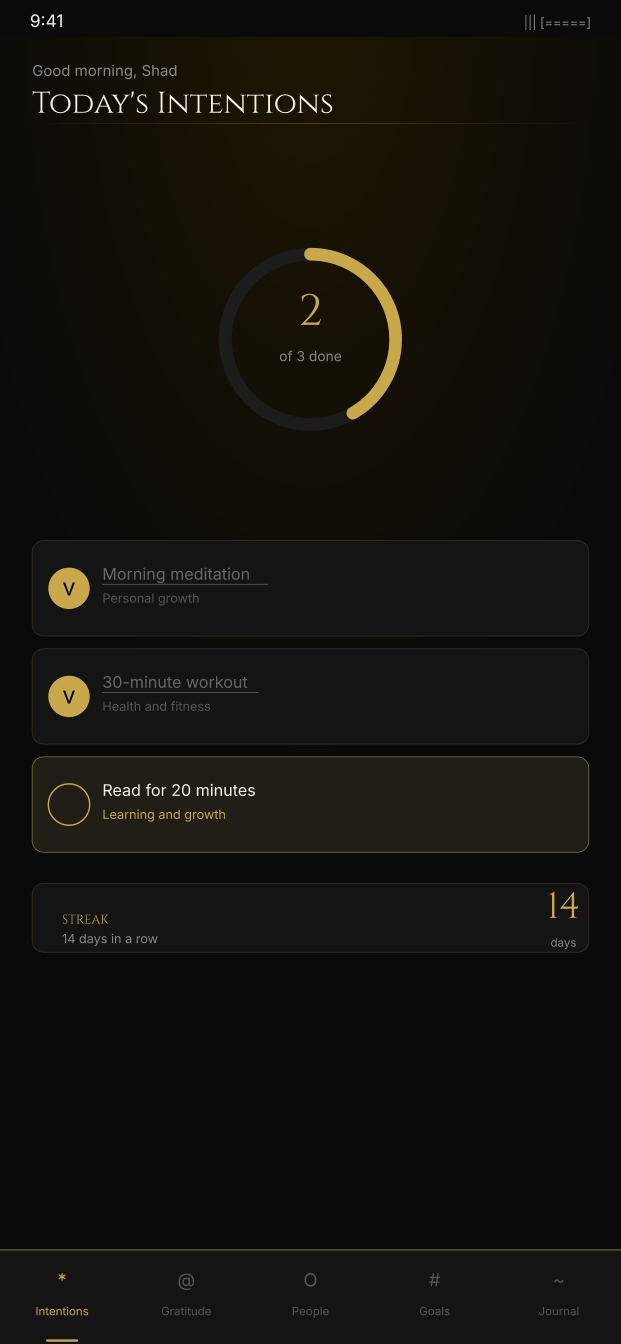
#> input picture attached_assets/store_assets/ios_screenshot_1.png, 1242 x 2688 px, found by its file name (shown at 1/2 size); its folder holds 4 pictures in this run
$ python crop-store-screenshots.py
#> lines starting #> are read from the running program, lines starting #| are printed output that depends on the picture
"""Crop the status bar from the six existing phone listing drafts.

Run from the repository root: python scripts/crop-store-screenshots.py
These source mockups are outdated; output is NOT approved for store submission.
"""
import json
from pathlib import Path
from zipfile import ZipFile, ZIP_DEFLATED

from PIL import Image

source = Path("attached_assets/store_assets")
output = Path("generated-artifacts/store-screenshots-ui-only")
output.mkdir(parents=True, exist_ok=True)
manifest = []
for prefix in ("ios", "phone"):
    for number in range(1, 4):
        name = f"{prefix}_screenshot_{number}.png"
        with Image.open(source / name) as image:
            # Both draft generators explicitly draw the OS bar at y=0..63.
#> image is the input picture: PIL image 1242x2688 RGBA; mean R, G, B, A 19.5, 17.8, 13.4, 255
            cropped = image.crop((0, 64, image.width, image.height))
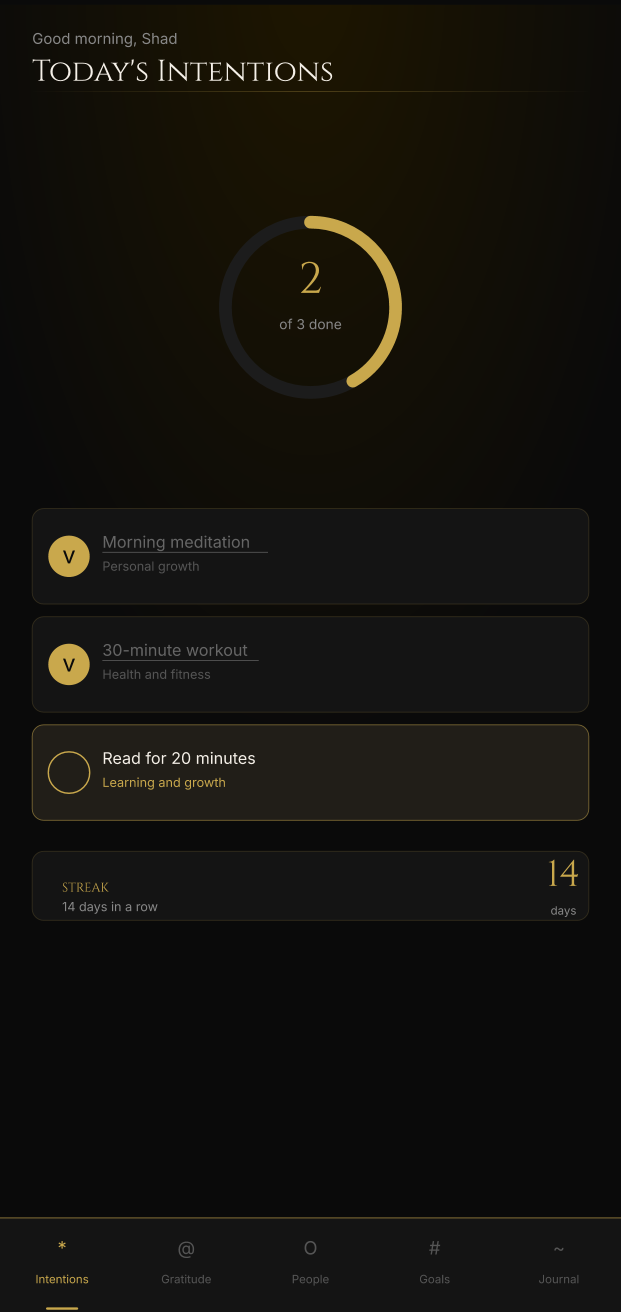
#> cropped: PIL image 1242x2624 RGBA (shown at 1/2 size); mean R, G, B, A 19.7, 18, 13.4, 255
#> (the run stopped early here; a loop or call above may not have finished)
